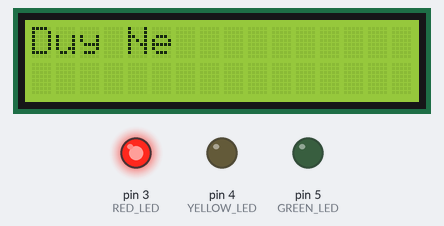
The sketch below on a simulated Arduino Uno, built with avr-gcc and run on an emulated ATmega328P. Shown: 16×2 character LCD, output pins drawn as LEDs (lit = HIGH).

Above: at 0.1 s.
At 2.1 s:
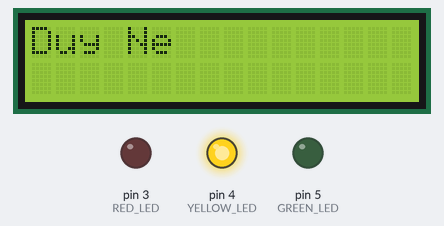
At 4.1 s:
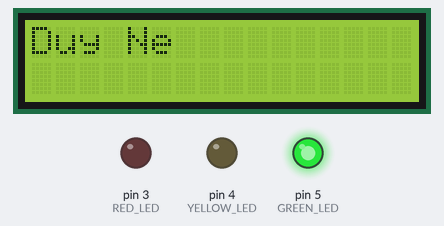
At 5.1 s:
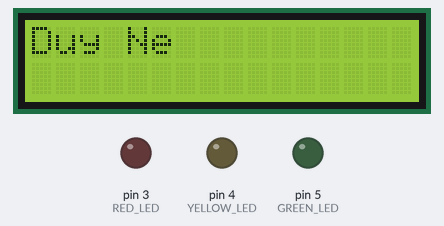
Timing chart, 0 to 130.0 s (numbered marks = the images above):
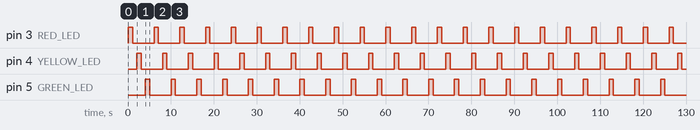

Measured:
- by itself, pin 3 (RED_LED), pin 4 (YELLOW_LED), pin 5 (GREEN_LED): alternates HIGH for 1.0 s and LOW for 5.0 s
- by itself, everything shown: repeats every 6.0 s, in 6 steps

The sketch:

TEST_LED.ino
```cpp
#include <IRremote.h>
#include <LiquidCrystal.h>

const int IRRECV_PIN = 2;
const int RED_LED = 3;
const int YELLOW_LED = 4;
const int GREEN_LED = 5;

const int LCD_RS = 8;
const int LCD_E = 9;
const int LCD_D4 = 10;
const int LCD_D5 = 11;
const int LCD_D6 = 12;
const int LCD_D7 = 13;

IRrecv irrecv(IRRECV_PIN);
decode_results results;

LiquidCrystal lcd(LCD_RS, LCD_E, LCD_D4, LCD_D5, LCD_D6, LCD_D7);

void setup()
{
  Serial.begin(9600);
  irrecv.enableIRIn();

  lcd.begin(16,2);
  lcd.print("Duy Ne");

  pinMode(RED_LED,OUTPUT);
  pinMode(GREEN_LED,OUTPUT);
  pinMode(YELLOW_LED,OUTPUT);

}
void loop()
{

   if (irrecv.decode(&results))
  {
    Serial.println(results.value, HEX);
    delay(200);
    irrecv.resume();
  }

  digitalWrite(RED_LED,HIGH);
  delay(1000);
  digitalWrite(RED_LED,LOW);
  delay(1000);

  digitalWrite(YELLOW_LED,HIGH);
  delay(1000);
  digitalWrite(YELLOW_LED,LOW);
  delay(1000);

  digitalWrite(GREEN_LED,HIGH);
  delay(1000);
  digitalWrite(GREEN_LED,LOW);
  delay(1000);
}
```
